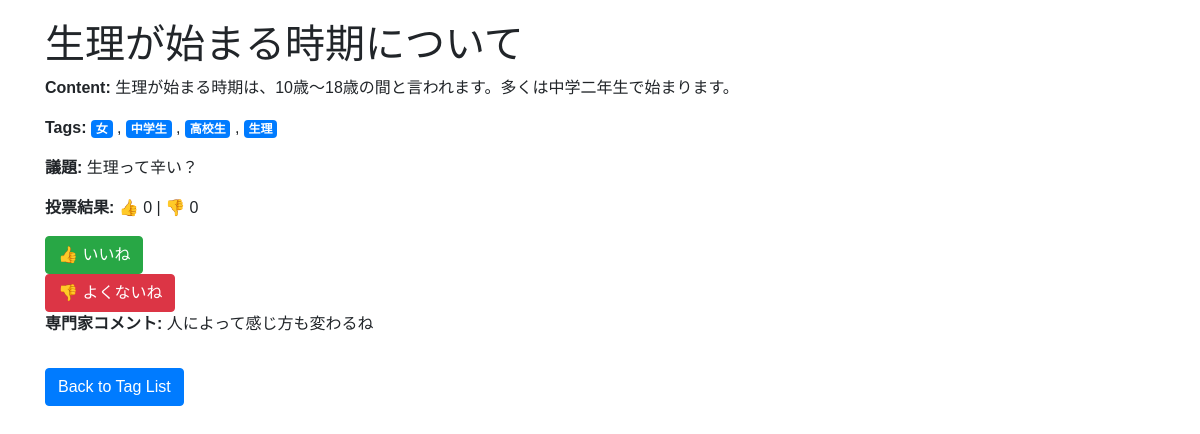
The page /Tips/1 on the database as committed earlier.
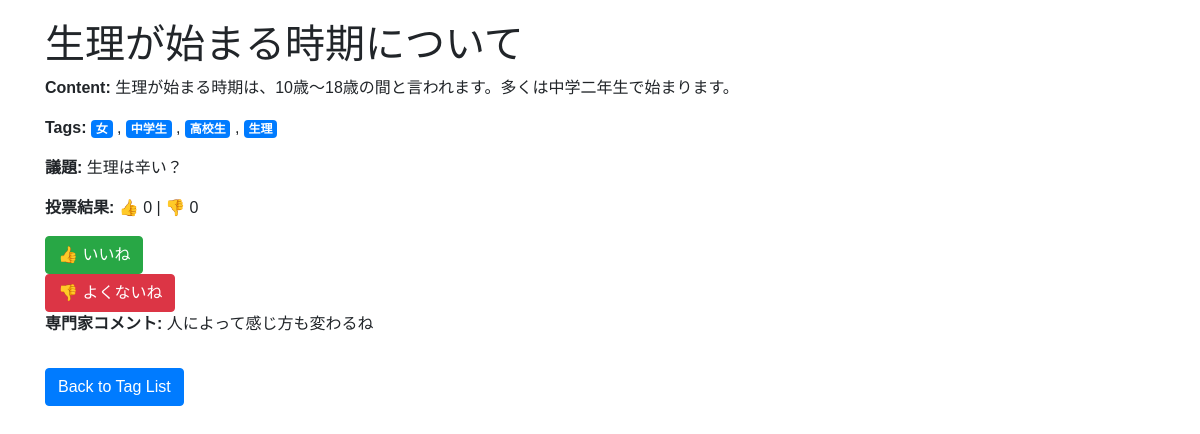
The same page on the database as committed later.
### models.py (models this page shows)
class Tip(db.Model):
    __tablename__ = 'tips'
    id = db.Column(db.Integer, primary_key=True)
    title = db.Column(db.String(200), nullable=False)
    content = db.Column(db.Text, nullable=False)
    link = db.Column(db.String(200), nullable=True)
    agenda = db.Column(db.String(500), nullable=True)  # 議題
    expert_comment = db.Column(db.Text, nullable=True)  # 専門家によるコメント
    upvotes = db.Column(db.Integer, default=0)
    downvotes = db.Column(db.Integer, default=0)
    tags = db.relationship('Tag', secondary='tip_tags', back_populates='tips')

class Tag(db.Model):
    __tablename__ = 'tags'
    id = db.Column(db.Integer, primary_key=True)
    name = db.Column(db.String(100), nullable=False, unique=True)
    tips = db.relationship('Tip', secondary='tip_tags', back_populates='tags')

### routes.py (the view)
@main_bp.route('/Tips/<int:tip_id>', methods=['GET'])
def tip_detail(tip_id):
    tip = Tip.query.get_or_404(tip_id)
    return render_template('tips/tip_detail.html', tip=tip)

### templates/Tips/tip_detail.html (shortened to what this page needs)
<!DOCTYPE html>
<html lang="en">
<head>
    <link rel="stylesheet" href="https://cdn.jsdelivr.net/npm/bootstrap@4.1.3/dist/css/bootstrap.min.css">
    <link rel="stylesheet" href="../static/scripts/school.css">
</head>
<body>
    <div class="container">
        <h1>{{ tip.title }}</h1>
        <div class="tip-content">
            <p><strong>Content:</strong> {{ tip.content }}</p>
            <p><strong>Tags:</strong>
                {% if tip.tags %}
                    {% for tag in tip.tags %}
                        <a href="{{ url_for('main.tips_by_tag', tag_id=tag.id) }}" class="badge badge-primary">{{ tag.name }}</a>
                        {% if not loop.last %}, {% endif %}
                    {% endfor %}
                {% else %}
                    No tags available.
                {% endif %}
            </p>
            <p><strong>議題:</strong> {{ tip.agenda }}</p>
            <p><strong>投票結果:</strong> 👍 {{ tip.upvotes }} | 👎 {{ tip.downvotes }}</p>
            <div class="vote-buttons">
                <form method="POST" action="{{ url_for('main.vote', tip_id=tip.id, vote_type='up') }}">
                    <button type="submit" class="btn btn-success">👍 いいね</button>
                </form>
                <form method="POST" action="{{ url_for('main.vote', tip_id=tip.id, vote_type='down') }}">
                    <button type="submit" class="btn btn-danger">👎 よくないね</button>
                </form>
            </div>
            <p><strong>専門家コメント:</strong> {{ tip.expert_comment }}</p>
        </div>
        <a href="{{ url_for('main.tags_list') }}" class="btn btn-primary mt-3">Back to Tag List</a>
    </div>
</body>
</html>

### static/scripts/school.css (style rules this page uses)
body { font-family: Arial, sans-serif; padding: 20px; margin-right: 0; }

Rows that differ between the two databases and show on the page:
changed Tip "生理が始まる時期について": agenda "生理って辛い？" → "生理は辛い？"
